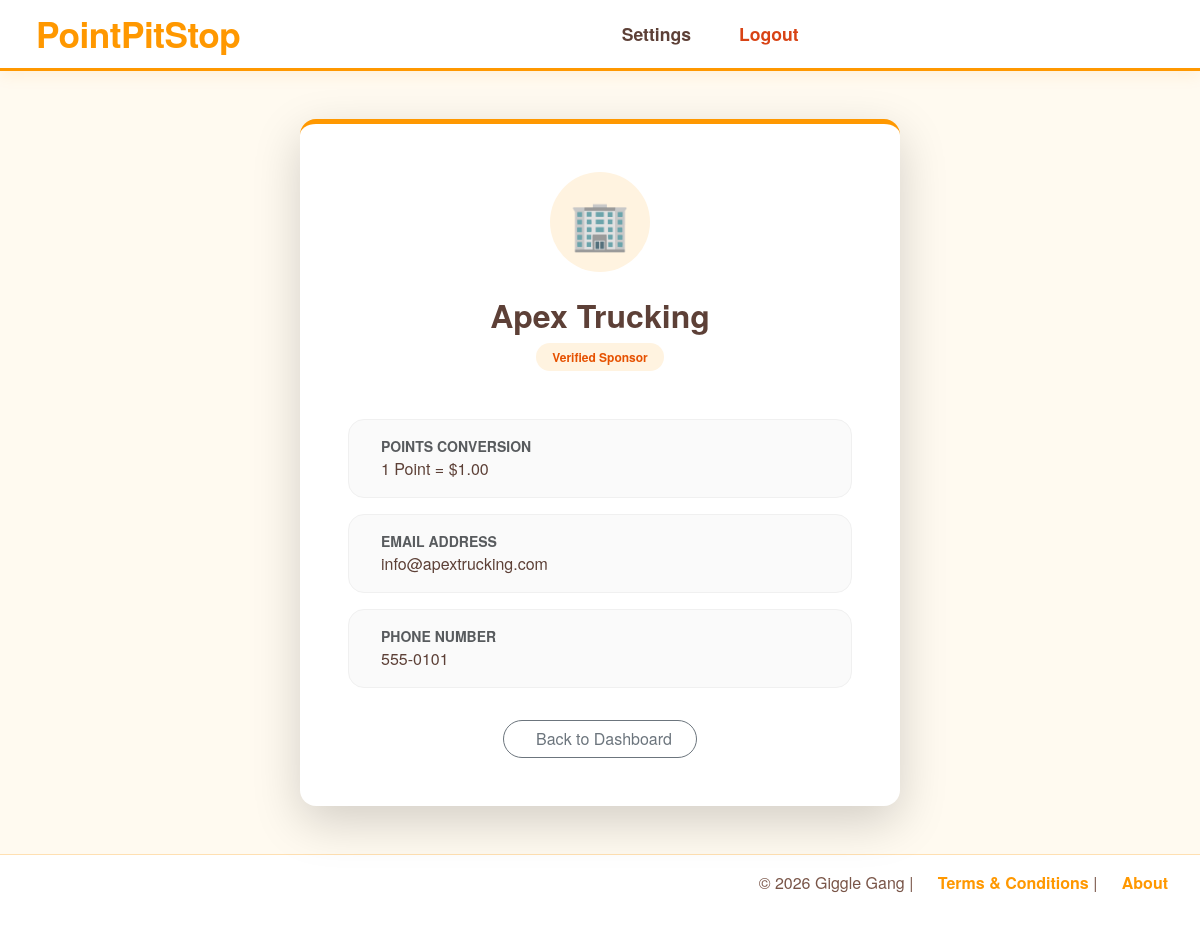
The app's page /company/view/1 (signed in) with its own data.
### models.py (models this page shows)
class SponsorCompany(db.Model):
    __tablename__ = "sponsor_companies"
    id = db.Column(db.Integer, primary_key=True)
    name = db.Column(db.String(150),unique=True,nullable=False)
    email = db.Column(db.String(120), unique=True, nullable=True,index=True)
    phone = db.Column(db.String(50), nullable=True)
    logo_filename = db.Column(db.String(255), nullable=True)
    brand_color = db.Column(db.String(255), nullable=True)
    points_conversion = db.Column(db.DECIMAL(10,2),nullable=False,default=.01)
    sponsor_users = db.relationship("SponsorProfile",back_populates="company")
    driver_links = db.relationship("DriverCompanyLink", back_populates="company")
    priceMax = db.Column(db.Integer, nullable=False, default=100)
    explicit = db.Column(db.Boolean, nullable=False, default=True)

### app.py (the view)
@app.route("/company/view/<int:company_id>")
@login_required
def view_company_profile(company_id):
    company = SponsorCompany.query.get_or_404(company_id)
    return render_template("company/company_viewcard.html", company=company)

### app.py (called while the page is built)
@login_manager.user_loader
def load_user(user_id):
    return db.session.get(Users, int(user_id))

### templates/company/company_viewcard.html (shortened to what this page needs)
{% extends "base.html" %}
{% block body %}
<div class="container py-5">
    <div class="card p-5 shadow-lg rounded-4 border-0" style="max-width: 600px; margin: 0 auto; border-top: 5px solid #ff9800 !important;">
        <div class="text-center mb-4">
            {% if company.logo_filename %}
            <img
                src="{{ url_for('static', filename='uploads/' + company.logo_filename) }}"
                alt="{{ company.name }} Logo"
                class="img-fluid rounded-3 shadow-sm"
                style="max-width: 180px; height: auto; border: 1px solid #eee;"
            >
            {% else %}
            <div class="rounded-circle d-inline-flex align-items-center justify-content-center"
                 style="width: 100px; height: 100px; background-color: #fff3e0; color: #ff9800; font-size: 3rem;">
                🏢
            </div>
            {% endif %}
        </div>
        <div class="text-center mb-5">
            <h2 style="color: #5d4037; font-weight: 700; margin-bottom: 0.5rem;">{{ company.name }}</h2>
            <span class="badge rounded-pill px-3 py-2" style="background-color: #fff3e0; color: #e65100; font-weight: 600;">
                Verified Sponsor
            </span>
        </div>
        <div class="company-details">
            <div class="d-flex align-items-center p-3 mb-3 rounded-4" style="background-color: #fafafa; border: 1px solid #f0f0f0;">
                <div class="ms-3">
                    <p class="text-muted small mb-0" style="font-weight: 600; text-transform: uppercase;">Points Conversion</p>
                    <p class="mb-0" style="color: #5d4037; font-weight: 500;"> 1 Point = ${{ company.points_conversion }}</p>
                </div>
            </div>
            <div class="d-flex align-items-center p-3 mb-3 rounded-4" style="background-color: #fafafa; border: 1px solid #f0f0f0;">
                <div class="ms-3">
                    <p class="text-muted small mb-0" style="font-weight: 600; text-transform: uppercase;">Email Address</p>
                    <p class="mb-0" style="color: #5d4037; font-weight: 500;">{{ company.email }}</p>
                </div>
            </div>
            <div class="d-flex align-items-center p-3 mb-4 rounded-4" style="background-color: #fafafa; border: 1px solid #f0f0f0;">
                <div class="ms-3">
                    <p class="text-muted small mb-0" style="font-weight: 600; text-transform: uppercase;">Phone Number</p>
                    <p class="mb-0" style="color: #5d4037; font-weight: 500;">{{ company.phone }}</p>
                </div>
            </div>
        </div>
        <div class="text-center mt-2">
            <a href="{{ url_for('dashboard') }}" class="btn btn-outline-secondary rounded-pill px-4">
                 Back to Dashboard
            </a>
        </div>
    </div>
</div>
{% endblock %}

### static/css/style.css (style rules this page uses)
body { display: flex; flex-direction: column; font-family: 'Quicksand', 'Helvetica Neue', Helvetica, Arial, sans-serif; margin: 0; min-height: 100vh; background-color: #fffaf0; color: #5d4037; }

### records on screen
SponsorCompany: name "Apex Trucking", points_conversion "1.00", email "info@apextrucking.com", phone "555-0101"
